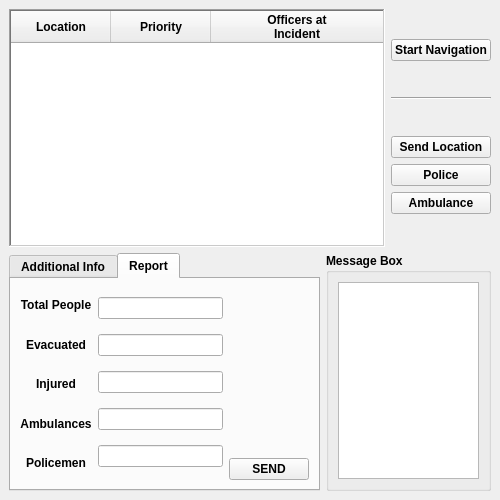
<?xml version="1.0" encoding="UTF-8"?>
<ui version="4.0">
 <class>EvaQ8</class>
 <widget class="QDockWidget" name="EvaQ8">
  <property name="geometry">
   <rect>
    <x>0</x>
    <y>0</y>
    <width>500</width>
    <height>500</height>
   </rect>
  </property>
  <property name="sizePolicy">
   <sizepolicy hsizetype="Expanding" vsizetype="Expanding">
    <horstretch>0</horstretch>
    <verstretch>0</verstretch>
   </sizepolicy>
  </property>
  <property name="minimumSize">
   <size>
    <width>500</width>
    <height>500</height>
   </size>
  </property>
  <property name="font">
   <font>
    <weight>75</weight>
    <italic>false</italic>
    <bold>true</bold>
   </font>
  </property>
  <property name="windowTitle">
   <string>EvaQ8</string>
  </property>
  <widget class="QWidget" name="dockWidgetContents">
   <layout class="QVBoxLayout" name="verticalLayout_9">
    <item>
     <layout class="QHBoxLayout" name="horizontalLayout_4">
      <item>
       <widget class="QTableWidget" name="Main_table">
        <property name="font">
         <font>
          <family>MS Shell Dlg 2</family>
          <weight>75</weight>
          <bold>true</bold>
         </font>
        </property>
        <property name="layoutDirection">
         <enum>Qt::LeftToRight</enum>
        </property>
        <property name="autoFillBackground">
         <bool>false</bool>
        </property>
        <property name="inputMethodHints">
         <set>Qt::ImhNone</set>
        </property>
        <property name="frameShape">
         <enum>QFrame::WinPanel</enum>
        </property>
        <property name="lineWidth">
         <number>1</number>
        </property>
        <property name="horizontalScrollBarPolicy">
         <enum>Qt::ScrollBarAsNeeded</enum>
        </property>
        <property name="selectionMode">
         <enum>QAbstractItemView::SingleSelection</enum>
        </property>
        <property name="selectionBehavior">
         <enum>QAbstractItemView::SelectRows</enum>
        </property>
        <property name="showGrid">
         <bool>true</bool>
        </property>
        <property name="gridStyle">
         <enum>Qt::SolidLine</enum>
        </property>
        <property name="sortingEnabled">
         <bool>true</bool>
        </property>
        <property name="rowCount">
         <number>0</number>
        </property>
        <property name="columnCount">
         <number>3</number>
        </property>
        <attribute name="horizontalHeaderVisible">
         <bool>true</bool>
        </attribute>
        <attribute name="horizontalHeaderCascadingSectionResizes">
         <bool>false</bool>
        </attribute>
        <attribute name="horizontalHeaderStretchLastSection">
         <bool>true</bool>
        </attribute>
        <attribute name="verticalHeaderStretchLastSection">
         <bool>true</bool>
        </attribute>
        <column>
         <property name="text">
          <string>Location</string>
         </property>
         <property name="textAlignment">
          <set>AlignHCenter|AlignVCenter|AlignCenter</set>
         </property>
         <property name="background">
          <color>
           <red>255</red>
           <green>255</green>
           <blue>255</blue>
          </color>
         </property>
        </column>
        <column>
         <property name="text">
          <string>Priority</string>
         </property>
         <property name="textAlignment">
          <set>AlignHCenter|AlignVCenter|AlignCenter</set>
         </property>
        </column>
        <column>
         <property name="text">
          <string>Officers at
Incident</string>
         </property>
         <property name="textAlignment">
          <set>AlignHCenter|AlignVCenter|AlignCenter</set>
         </property>
        </column>
       </widget>
      </item>
      <item>
       <layout class="QVBoxLayout" name="verticalLayout_8" stretch="3,0,0">
        <item>
         <widget class="QPushButton" name="Navigation">
          <property name="text">
           <string>Start Navigation</string>
          </property>
          <property name="iconSize">
           <size>
            <width>20</width>
            <height>20</height>
           </size>
          </property>
         </widget>
        </item>
        <item>
         <widget class="Line" name="line">
          <property name="orientation">
           <enum>Qt::Horizontal</enum>
          </property>
         </widget>
        </item>
        <item>
         <layout class="QVBoxLayout" name="verticalLayout">
          <item>
           <widget class="QPushButton" name="Send_Location">
            <property name="text">
             <string>Send Location</string>
            </property>
           </widget>
          </item>
          <item>
           <widget class="QPushButton" name="Police">
            <property name="text">
             <string>Police</string>
            </property>
           </widget>
          </item>
          <item>
           <widget class="QPushButton" name="Ambulance">
            <property name="text">
             <string>Ambulance</string>
            </property>
           </widget>
          </item>
         </layout>
        </item>
       </layout>
      </item>
     </layout>
    </item>
    <item>
     <layout class="QHBoxLayout" name="horizontalLayout_3" stretch="0,3">
      <item>
       <widget class="QTabWidget" name="tabWidget">
        <property name="currentIndex">
         <number>1</number>
        </property>
        <widget class="QWidget" name="Additional_Info">
         <attribute name="title">
          <string>Additional Info</string>
         </attribute>
         <layout class="QHBoxLayout" name="horizontalLayout">
          <item>
           <layout class="QVBoxLayout" name="verticalLayout_4">
            <item>
             <widget class="QLabel" name="label_2">
              <property name="text">
               <string>Population Total</string>
              </property>
              <property name="alignment">
               <set>Qt::AlignCenter</set>
              </property>
             </widget>
            </item>
            <item>
             <widget class="QLabel" name="label_3">
              <property name="text">
               <string>Population per Floor</string>
              </property>
              <property name="alignment">
               <set>Qt::AlignCenter</set>
              </property>
             </widget>
            </item>
            <item>
             <widget class="QLabel" name="label_4">
              <property name="text">
               <string>Building Type</string>
              </property>
              <property name="alignment">
               <set>Qt::AlignCenter</set>
              </property>
             </widget>
            </item>
            <item>
             <widget class="QLabel" name="label">
              <property name="text">
               <string>Floors</string>
              </property>
              <property name="alignment">
               <set>Qt::AlignCenter</set>
              </property>
             </widget>
            </item>
           </layout>
          </item>
          <item>
           <layout class="QVBoxLayout" name="verticalLayout_5">
            <item>
             <widget class="QLineEdit" name="Population_total">
              <property name="readOnly">
               <bool>true</bool>
              </property>
             </widget>
            </item>
            <item>
             <widget class="QLineEdit" name="Population_floor">
              <property name="readOnly">
               <bool>true</bool>
              </property>
             </widget>
            </item>
            <item>
             <widget class="QLineEdit" name="Building_type">
              <property name="readOnly">
               <bool>true</bool>
              </property>
             </widget>
            </item>
            <item>
             <widget class="QLineEdit" name="Floors">
              <property name="readOnly">
               <bool>true</bool>
              </property>
             </widget>
            </item>
           </layout>
          </item>
         </layout>
        </widget>
        <widget class="QWidget" name="Report">
         <attribute name="title">
          <string>Report</string>
         </attribute>
         <layout class="QHBoxLayout" name="horizontalLayout_2">
          <item>
           <layout class="QVBoxLayout" name="verticalLayout_2">
            <item>
             <widget class="QLabel" name="label_T_People">
              <property name="text">
               <string>Total People</string>
              </property>
              <property name="alignment">
               <set>Qt::AlignCenter</set>
              </property>
             </widget>
            </item>
            <item>
             <widget class="QLabel" name="label_Evacuated">
              <property name="text">
               <string>Evacuated</string>
              </property>
              <property name="alignment">
               <set>Qt::AlignCenter</set>
              </property>
             </widget>
            </item>
            <item>
             <widget class="QLabel" name="label_Injured">
              <property name="text">
               <string>Injured</string>
              </property>
              <property name="alignment">
               <set>Qt::AlignCenter</set>
              </property>
             </widget>
            </item>
            <item>
             <widget class="QLabel" name="label_Ambulances">
              <property name="text">
               <string>Ambulances</string>
              </property>
              <property name="alignment">
               <set>Qt::AlignCenter</set>
              </property>
             </widget>
            </item>
            <item>
             <widget class="QLabel" name="label_Policemen">
              <property name="text">
               <string>Policemen</string>
              </property>
              <property name="alignment">
               <set>Qt::AlignCenter</set>
              </property>
             </widget>
            </item>
           </layout>
          </item>
          <item>
           <layout class="QVBoxLayout" name="verticalLayout_3">
            <item>
             <widget class="QLineEdit" name="lineEdit_T_People">
              <property name="baseSize">
               <size>
                <width>0</width>
                <height>15</height>
               </size>
              </property>
              <property name="readOnly">
               <bool>true</bool>
              </property>
             </widget>
            </item>
            <item>
             <widget class="QLineEdit" name="lineEdit_Evacuated">
              <property name="enabled">
               <bool>true</bool>
              </property>
              <property name="baseSize">
               <size>
                <width>0</width>
                <height>50</height>
               </size>
              </property>
              <property name="readOnly">
               <bool>false</bool>
              </property>
             </widget>
            </item>
            <item>
             <widget class="QLineEdit" name="lineEdit_Injured">
              <property name="readOnly">
               <bool>false</bool>
              </property>
             </widget>
            </item>
            <item>
             <widget class="QLineEdit" name="lineEdit_Ambulances">
              <property name="readOnly">
               <bool>true</bool>
              </property>
             </widget>
            </item>
            <item>
             <widget class="QLineEdit" name="lineEdit_Policemen">
              <property name="readOnly">
               <bool>true</bool>
              </property>
             </widget>
            </item>
           </layout>
          </item>
          <item>
           <layout class="QVBoxLayout" name="verticalLayout_6" stretch="0,1">
            <item>
             <spacer name="verticalSpacer">
              <property name="orientation">
               <enum>Qt::Vertical</enum>
              </property>
              <property name="sizeHint" stdset="0">
               <size>
                <width>20</width>
                <height>124</height>
               </size>
              </property>
             </spacer>
            </item>
            <item>
             <widget class="QPushButton" name="Send_report">
              <property name="text">
               <string>SEND</string>
              </property>
             </widget>
            </item>
           </layout>
          </item>
         </layout>
        </widget>
       </widget>
      </item>
      <item>
       <widget class="QGroupBox" name="groupBox">
        <property name="sizePolicy">
         <sizepolicy hsizetype="Preferred" vsizetype="Preferred">
          <horstretch>0</horstretch>
          <verstretch>0</verstretch>
         </sizepolicy>
        </property>
        <property name="title">
         <string>Message Box</string>
        </property>
        <layout class="QVBoxLayout" name="verticalLayout_7">
         <item>
          <widget class="QTextEdit" name="textEdit"/>
         </item>
        </layout>
       </widget>
      </item>
     </layout>
    </item>
   </layout>
  </widget>
 </widget>
 <resources/>
 <connections/>
</ui>
